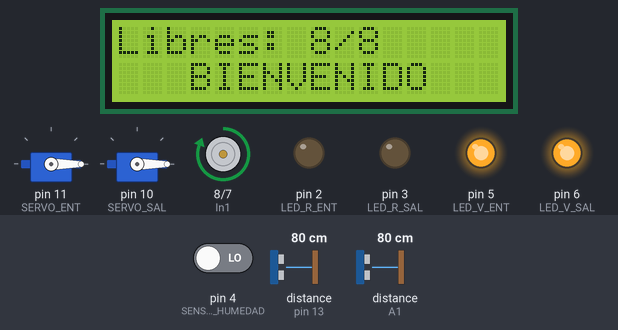
A sketch run on a simulated Arduino Uno, built with avr-gcc and run on an emulated ATmega328P. Shown: 2 × servo, 16×2 character LCD, motor-driver pin pairs drawn as motors (green arrow = first pin HIGH = forward, orange = second pin HIGH = backward, longer = more drive, scaled by the enable pin), output pins drawn as LEDs (lit = HIGH). Wiring (inferred from the names in the program): ultrasonic range finder: trigger pin 12; echo pin 13. The test bench sets the inputs (shaded band); at power-on: distance to the obstacle (sensors on pin 13, A1) 80 cm, pin 4 (SENSOR_HUMEDAD) LOW. The echo pulse lasts 58.3 µs per cm; pins used as bus, display or sensor lines are not drawn; what the sketch prints to the serial monitor is not drawn.

Above: at 1.2 s.
1.3 s: distance to the obstacle (sensor on pin 13) set to 12 cm
2.8 s: distance to the obstacle (sensor on pin 13) set to 9 cm
At 4.0 s:
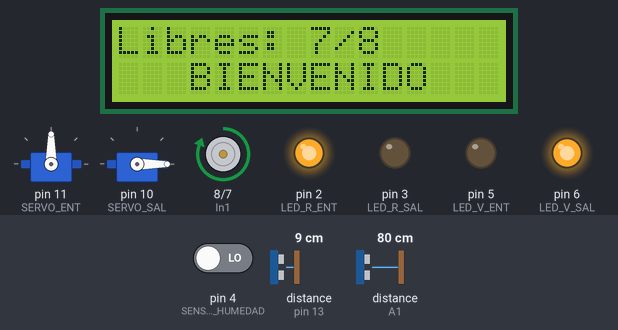
4.3 s: pin 4 (SENSOR_HUMEDAD) driven HIGH
At 5.3 s:
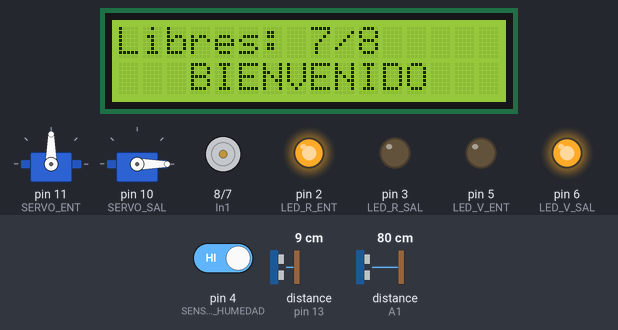
5.8 s: distance to the obstacle (sensor on A1) set to 12 cm
7.3 s: distance to the obstacle (sensor on A1) set to 9 cm
At 8.5 s:
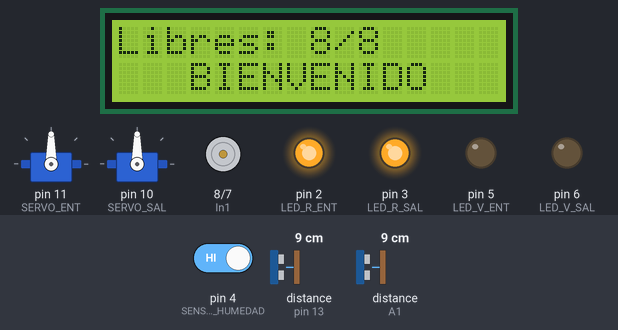
8.8 s: pin 4 (SENSOR_HUMEDAD) driven LOW
At 9.8 s:
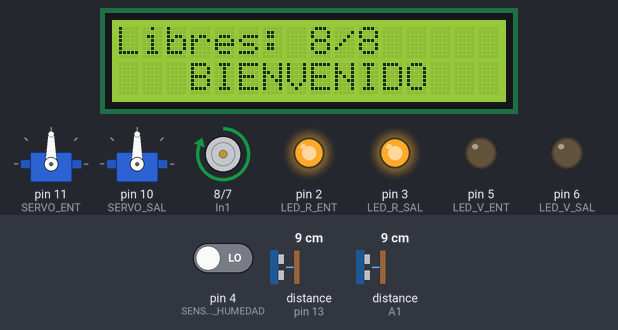
Timing chart, 0 to 11.3 s (numbered marks = the images above; inputs shaded):
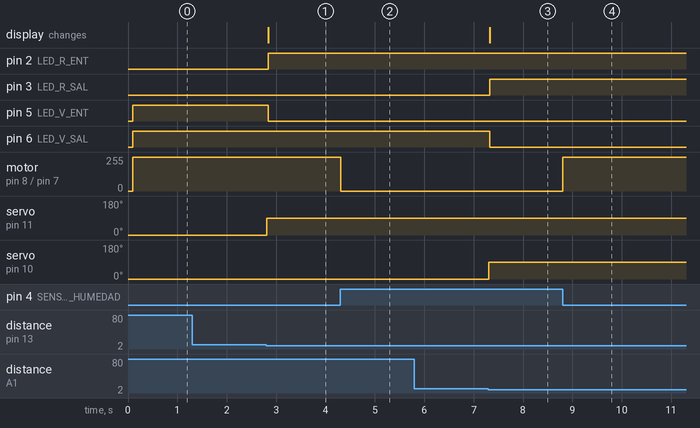

The sketch:

ESTACIONAMIENTO_VFINAL.ino
```cpp
// ==================================================
//  LIBRERÍAS
// ==================================================
#include <Wire.h>
#include <LiquidCrystal_I2C.h>
#include <Servo.h>

// ==================================================
//  PINES
// ==================================================
// Servos
const int SERVO_ENT = 11;
const int SERVO_SAL = 10;

// LEDs
const int LED_R_ENT = 2;
const int LED_R_SAL = 3;
const int LED_V_ENT = 5;
const int LED_V_SAL = 6;

// Ultrasonidos
const int TRIG_ENT = 12;
const int ECHO_ENT = 13;
const int TRIG_SAL = A0;
const int ECHO_SAL = A1;

// Sensor de humedad
const int SENSOR_HUMEDAD = 4;

// Driver L298N
const int In1 = 8;
const int In2 = 7;
const int ENA = 9;

// (LCD I2C: SDA = A4, SCL = A5, los usa Wire automáticamente)

// ==================================================
//  CONFIGURACIÓN
// ==================================================
const int TOTAL_LUGARES   = 8;       // Capacidad del estacionamiento
const int DISTANCIA_CM    = 10;      // Distancia para detectar auto
const unsigned long T_ABIERTA = 3000; // Tiempo mínimo con pluma abierta (ms)
const unsigned long T_PARPADEO = 300; // Velocidad del parpadeo (ms)
const int AGUA = LOW;                // Cambia a HIGH si tu módulo es al revés

// ==================================================
//  OBJETOS Y VARIABLES
// ==================================================
LiquidCrystal_I2C lcd(0x27, 16, 2);  // Prueba 0x3F si no muestra nada

struct Pluma {
  Servo servo;
  int ledR, ledV, trig, echo;
  bool abierta;
  unsigned long tApertura;
};

Pluma ent;
Pluma sal;

int ocupados = 0;
bool motorActivo = false;
bool estadoParpadeo = false;
unsigned long tParpadeo = 0;

// ==================================================
//  FUNCIONES: SENSORES
// ==================================================
long medirDistancia(int trig, int echo) {
  digitalWrite(trig, LOW);
  delayMicroseconds(2);
  digitalWrite(trig, HIGH);
  delayMicroseconds(10);
  digitalWrite(trig, LOW);

  long duracion = pulseIn(echo, HIGH, 30000);  // Máx 30 ms
  if (duracion == 0) return 999;               // Sin eco
  return duracion * 0.034 / 2;                 // cm
}

bool hayAuto(Pluma &p) {
  return medirDistancia(p.trig, p.echo) < DISTANCIA_CM;
}

// ==================================================
//  FUNCIONES: PANTALLA
// ==================================================
void actualizarPantalla() {
  lcd.setCursor(0, 0);
  lcd.print("Libres: ");
  lcd.print(TOTAL_LUGARES - ocupados);
  lcd.print("/");
  lcd.print(TOTAL_LUGARES);
  lcd.print("  ");

  lcd.setCursor(0, 1);
  if (ocupados >= TOTAL_LUGARES) {
    lcd.print("   LLENO        ");
  } else {
    lcd.print("   BIENVENIDO   ");
  }
}

// ==================================================
//  FUNCIONES: SERIAL (comunicación con Python)
// ==================================================
void enviarEstado() {
  // Formato: ESTADO,ocupados,libres,motor
  Serial.print("ESTADO,");
  Serial.print(ocupados);
  Serial.print(",");
  Serial.print(TOTAL_LUGARES - ocupados);
  Serial.print(",");
  Serial.println(motorActivo ? 1 : 0);
}

void revisarSerial() {
  if (Serial.available()) {
    String cmd = Serial.readStringUntil('\n');
    cmd.trim();

    if (cmd == "RESET") {
      ocupados = 0;
      actualizarPantalla();
      enviarEstado();
    } else if (cmd == "ESTADO") {
      enviarEstado();
    }
  }
}

// ==================================================
//  FUNCIONES: PLUMAS Y LEDs
// ==================================================
void abrirPluma(Pluma &p) {
  p.servo.write(90);
  p.abierta = true;
  p.tApertura = millis();
}

void cerrarPluma(Pluma &p) {
  p.servo.write(0);
  p.abierta = false;
}

void actualizarLeds() {
  // Parpadeo sin delay
  if (millis() - tParpadeo >= T_PARPADEO) {
    tParpadeo = millis();
    estadoParpadeo = !estadoParpadeo;
  }

  bool lleno = (ocupados >= TOTAL_LUGARES);

  // ----- Entrada -----
  if (ent.abierta) {
    digitalWrite(ent.ledR, HIGH);           // Abierta = rojo
    digitalWrite(ent.ledV, LOW);
  } else if (lleno) {
    digitalWrite(ent.ledR, estadoParpadeo); // Lleno = rojo parpadea
    digitalWrite(ent.ledV, LOW);
  } else {
    digitalWrite(ent.ledR, LOW);
    digitalWrite(ent.ledV, HIGH);           // Cerrada = verde
  }

  // ----- Salida -----
  if (sal.abierta) {
    digitalWrite(sal.ledR, HIGH);
    digitalWrite(sal.ledV, LOW);
  } else {
    digitalWrite(sal.ledR, LOW);
    digitalWrite(sal.ledV, HIGH);
  }
}

// ==================================================
//  FUNCIONES: LÓGICA DEL ESTACIONAMIENTO
// ==================================================
void atenderEntrada() {
  if (!ent.abierta) {
    if (ocupados < TOTAL_LUGARES && hayAuto(ent)) {
      abrirPluma(ent);
      ocupados++;
      actualizarPantalla();
      Serial.println("ENTRADA");
      enviarEstado();
    }
  } else if (millis() - ent.tApertura >= T_ABIERTA && !hayAuto(ent)) {
    cerrarPluma(ent);
  }
}

void atenderSalida() {
  if (!sal.abierta) {
    if (ocupados > 0 && hayAuto(sal)) {
      abrirPluma(sal);
      ocupados--;
      actualizarPantalla();
      Serial.println("SALIDA");
      enviarEstado();
    }
  } else if (millis() - sal.tApertura >= T_ABIERTA && !hayAuto(sal)) {
    cerrarPluma(sal);
  }
}

// ==================================================
//  FUNCIONES: MOTOR (activa con agua)
// ==================================================
void controlarMotor() {
  bool hayAgua = (digitalRead(SENSOR_HUMEDAD) == AGUA);

  if (hayAgua != motorActivo) {
    motorActivo = hayAgua;

    if (motorActivo) {
      digitalWrite(In1, HIGH);
      digitalWrite(In2, LOW);
      digitalWrite(ENA, HIGH);
    } else {
      digitalWrite(ENA, LOW);
      digitalWrite(In1, LOW);
      digitalWrite(In2, LOW);
    }

    Serial.println(motorActivo ? "AGUA_DETECTADA" : "AGUA_NORMAL");
    enviarEstado();
  }
}

// ==================================================
//  SETUP
// ==================================================
void setup() {
  Serial.begin(9600);

  // Asignar pines a cada pluma
  ent.ledR = LED_R_ENT; ent.ledV = LED_V_ENT;
  ent.trig = TRIG_ENT;  ent.echo = ECHO_ENT;
  sal.ledR = LED_R_SAL; sal.ledV = LED_V_SAL;
  sal.trig = TRIG_SAL;  sal.echo = ECHO_SAL;

  // Salidas
  pinMode(LED_R_ENT, OUTPUT);
  pinMode(LED_R_SAL, OUTPUT);
  pinMode(LED_V_ENT, OUTPUT);
  pinMode(LED_V_SAL, OUTPUT);
  pinMode(TRIG_ENT, OUTPUT);
  pinMode(TRIG_SAL, OUTPUT);
  pinMode(In1, OUTPUT);
  pinMode(In2, OUTPUT);
  pinMode(ENA, OUTPUT);

  // Entradas
  pinMode(ECHO_ENT, INPUT);
  pinMode(ECHO_SAL, INPUT);
  pinMode(SENSOR_HUMEDAD, INPUT);

  // Servos
  ent.servo.attach(SERVO_ENT);
  sal.servo.attach(SERVO_SAL);
  cerrarPluma(ent);
  cerrarPluma(sal);

  // LCD
  lcd.init();
  lcd.backlight();
  actualizarPantalla();

  enviarEstado();
}

// ==================================================
//  LOOP
// ==================================================
void loop() {
  atenderEntrada();
  atenderSalida();
  controlarMotor();
  actualizarLeds();
  revisarSerial();
}
```

Measured:
- the behaviour switches between 11 and 10 cm on distance to the obstacle (sensor on pin 13) (found by bisection; images 0 and 1)
- the behaviour switches between 11 and 10 cm on distance to the obstacle (sensor on A1) (found by bisection; images 2 and 3)
- after the input at 1.3 s, every drawn part: stays the same
- after the input at 2.8 s, pin 2 (LED_R_ENT): LOW → HIGH at once; pin 5 (LED_V_ENT): HIGH → LOW at once; servo on pin 11 (SERVO_ENT): 0° → 90° at once; the display: changes at once (image 1)
- after the input at 4.3 s, motor on pin 8 (In1) / pin 7 (In2): forward 255/255 → stopped at once
- after the input at 5.8 s, every drawn part: stays the same
- after the input at 7.3 s, pin 3 (LED_R_SAL): LOW → HIGH at once; pin 6 (LED_V_SAL): HIGH → LOW at once; servo on pin 10 (SERVO_SAL): 0° → 90° at once; the display: changes at once (image 3)
- after the input at 8.8 s, motor on pin 8 (In1) / pin 7 (In2): stopped → forward 255/255 at once
